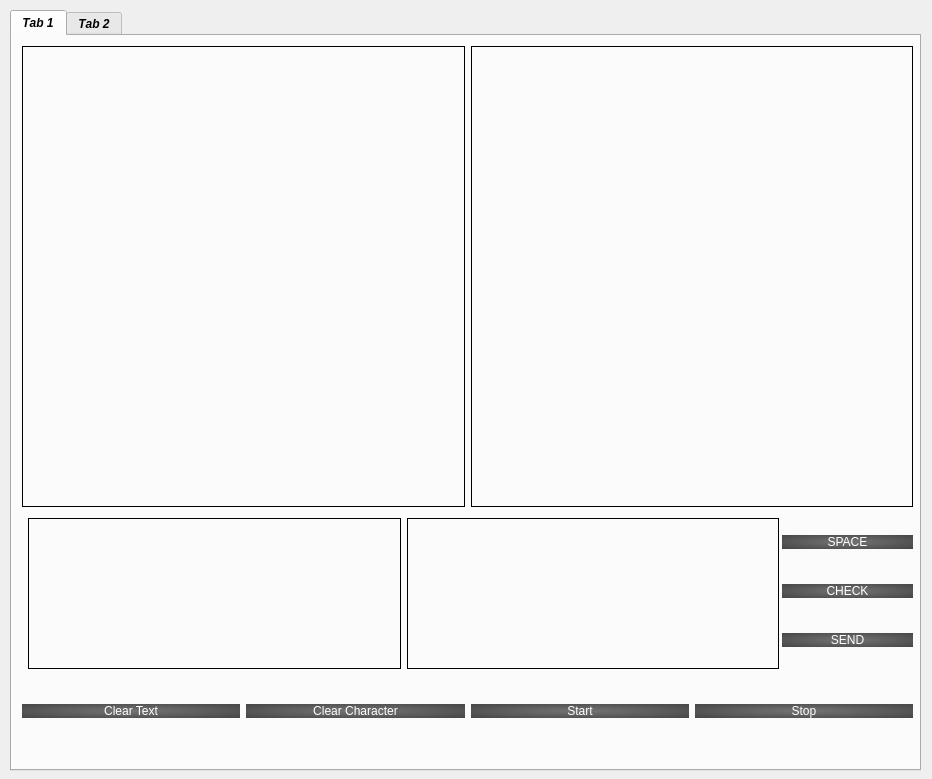
<?xml version="1.0" encoding="UTF-8"?>
<ui version="4.0">
 <class>MainWindow</class>
 <widget class="QMainWindow" name="MainWindow">
  <property name="geometry">
   <rect>
    <x>0</x>
    <y>0</y>
    <width>932</width>
    <height>779</height>
   </rect>
  </property>
  <property name="minimumSize">
   <size>
    <width>600</width>
    <height>400</height>
   </size>
  </property>
  <property name="windowTitle">
   <string>MainWindow</string>
  </property>
  <property name="styleSheet">
   <string notr="true"/>
  </property>
  <property name="animated">
   <bool>true</bool>
  </property>
  <widget class="QWidget" name="centralwidget">
   <widget class="QTabWidget" name="tabWidget">
    <property name="geometry">
     <rect>
      <x>10</x>
      <y>10</y>
      <width>911</width>
      <height>761</height>
     </rect>
    </property>
    <property name="font">
     <font>
      <italic>true</italic>
      <bold>true</bold>
      <underline>false</underline>
      <stylestrategy>PreferAntialias</stylestrategy>
      <kerning>false</kerning>
     </font>
    </property>
    <property name="mouseTracking">
     <bool>true</bool>
    </property>
    <property name="tabletTracking">
     <bool>true</bool>
    </property>
    <property name="inputMethodHints">
     <set>Qt::ImhNone</set>
    </property>
    <property name="tabPosition">
     <enum>QTabWidget::North</enum>
    </property>
    <property name="currentIndex">
     <number>0</number>
    </property>
    <property name="usesScrollButtons">
     <bool>true</bool>
    </property>
    <property name="tabsClosable">
     <bool>false</bool>
    </property>
    <property name="movable">
     <bool>true</bool>
    </property>
    <property name="tabBarAutoHide">
     <bool>true</bool>
    </property>
    <widget class="QWidget" name="tab">
     <attribute name="title">
      <string>Tab 1</string>
     </attribute>
     <widget class="QWidget" name="layoutWidget">
      <property name="geometry">
       <rect>
        <x>10</x>
        <y>640</y>
        <width>891</width>
        <height>71</height>
       </rect>
      </property>
      <layout class="QHBoxLayout" name="horizontalLayout">
       <item>
        <widget class="QPushButton" name="clear">
         <property name="styleSheet">
          <string notr="true">QPushButton {
                              background-color: qradialgradient(cx: 0.5, cy: 0.5, radius: 1, fx: 0.5, fy: 0.5, stop: 0 rgba(116, 116, 116), stop: 1 rgba(50, 50, 50));
                              border: 15px;
                              color: rgb(255, 255, 255);
                              font: 20pt &quot;Segoe MDL2 Assets&quot;;
                              border-radius: 10px;
                          }
                          QPushButton:pressed {
                              background-color: qradialgradient(cx: 0.5, cy: 0.5, radius: 1, fx: 0.5, fy: 0.5, stop: 0 rgba(50, 50, 50), stop: 1 rgba(116, 116, 116));
                          }</string>
         </property>
         <property name="text">
          <string>Clear Text</string>
         </property>
        </widget>
       </item>
       <item>
        <widget class="QPushButton" name="delete_2">
         <property name="styleSheet">
          <string notr="true">QPushButton {
                              background-color: qradialgradient(cx: 0.5, cy: 0.5, radius: 1, fx: 0.5, fy: 0.5, stop: 0 rgba(116, 116, 116), stop: 1 rgba(50, 50, 50));
                              border: 15px;
                              color: rgb(255, 255, 255);
                              font: 20pt &quot;Segoe MDL2 Assets&quot;;
                              border-radius: 10px;
                          }
                          QPushButton:pressed {
                              background-color: qradialgradient(cx: 0.5, cy: 0.5, radius: 1, fx: 0.5, fy: 0.5, stop: 0 rgba(50, 50, 50), stop: 1 rgba(116, 116, 116));
                          }</string>
         </property>
         <property name="text">
          <string>Clear Character</string>
         </property>
        </widget>
       </item>
       <item>
        <widget class="QPushButton" name="startcam">
         <property name="mouseTracking">
          <bool>true</bool>
         </property>
         <property name="tabletTracking">
          <bool>true</bool>
         </property>
         <property name="styleSheet">
          <string notr="true">QPushButton {
                              background-color: qradialgradient(cx: 0.5, cy: 0.5, radius: 1, fx: 0.5, fy: 0.5, stop: 0 rgba(116, 116, 116), stop: 1 rgba(50, 50, 50));
                              border: 15px;
                              color: rgb(255, 255, 255);
                              font: 20pt &quot;Segoe MDL2 Assets&quot;;
                              border-radius: 10px;
                          }
                          QPushButton:pressed {
                              background-color: qradialgradient(cx: 0.5, cy: 0.5, radius: 1, fx: 0.5, fy: 0.5, stop: 0 rgba(50, 50, 50), stop: 1 rgba(116, 116, 116));
                          }</string>
         </property>
         <property name="text">
          <string>Start</string>
         </property>
        </widget>
       </item>
       <item>
        <widget class="QPushButton" name="pausecam">
         <property name="styleSheet">
          <string notr="true">QPushButton {
                              background-color: qradialgradient(cx: 0.5, cy: 0.5, radius: 1, fx: 0.5, fy: 0.5, stop: 0 rgba(116, 116, 116), stop: 1 rgba(50, 50, 50));
                              border: 15px;
                              color: rgb(255, 255, 255);
                              font: 20pt &quot;Segoe MDL2 Assets&quot;;
                              border-radius: 10px;
                          }
                          QPushButton:pressed {
                              background-color: qradialgradient(cx: 0.5, cy: 0.5, radius: 1, fx: 0.5, fy: 0.5, stop: 0 rgba(50, 50, 50), stop: 1 rgba(116, 116, 116));
                          }</string>
         </property>
         <property name="text">
          <string>Stop</string>
         </property>
        </widget>
       </item>
      </layout>
     </widget>
     <widget class="QWidget" name="layoutWidget">
      <property name="geometry">
       <rect>
        <x>10</x>
        <y>10</y>
        <width>891</width>
        <height>461</height>
       </rect>
      </property>
      <layout class="QHBoxLayout" name="horizontalLayout_2">
       <item>
        <widget class="QLabel" name="camera1">
         <property name="frameShape">
          <enum>QFrame::Box</enum>
         </property>
         <property name="text">
          <string/>
         </property>
         <property name="scaledContents">
          <bool>false</bool>
         </property>
         <property name="alignment">
          <set>Qt::AlignCenter</set>
         </property>
        </widget>
       </item>
       <item>
        <widget class="QLabel" name="camera2">
         <property name="frameShape">
          <enum>QFrame::Box</enum>
         </property>
         <property name="text">
          <string/>
         </property>
         <property name="scaledContents">
          <bool>false</bool>
         </property>
         <property name="alignment">
          <set>Qt::AlignCenter</set>
         </property>
        </widget>
       </item>
      </layout>
     </widget>
     <widget class="QWidget" name="layoutWidget">
      <property name="geometry">
       <rect>
        <x>16</x>
        <y>482</y>
        <width>751</width>
        <height>151</height>
       </rect>
      </property>
      <layout class="QHBoxLayout" name="horizontalLayout_3">
       <item>
        <widget class="QLabel" name="text1">
         <property name="font">
          <font>
           <family>Segoe UI</family>
           <pointsize>16</pointsize>
           <italic>false</italic>
           <bold>false</bold>
           <underline>false</underline>
           <stylestrategy>PreferAntialias</stylestrategy>
           <kerning>false</kerning>
          </font>
         </property>
         <property name="layoutDirection">
          <enum>Qt::LeftToRight</enum>
         </property>
         <property name="locale">
          <locale language="English" country="UnitedArabEmirates"/>
         </property>
         <property name="frameShape">
          <enum>QFrame::Box</enum>
         </property>
         <property name="text">
          <string/>
         </property>
        </widget>
       </item>
       <item>
        <widget class="QLabel" name="text2">
         <property name="font">
          <font>
           <family>Segoe UI</family>
           <pointsize>16</pointsize>
           <italic>false</italic>
           <bold>false</bold>
           <underline>false</underline>
           <stylestrategy>PreferAntialias</stylestrategy>
           <kerning>false</kerning>
          </font>
         </property>
         <property name="layoutDirection">
          <enum>Qt::LeftToRight</enum>
         </property>
         <property name="locale">
          <locale language="English" country="UnitedArabEmirates"/>
         </property>
         <property name="frameShape">
          <enum>QFrame::Box</enum>
         </property>
         <property name="text">
          <string/>
         </property>
        </widget>
       </item>
      </layout>
     </widget>
     <widget class="QWidget" name="layoutWidget">
      <property name="geometry">
       <rect>
        <x>770</x>
        <y>470</y>
        <width>131</width>
        <height>171</height>
       </rect>
      </property>
      <layout class="QVBoxLayout" name="verticalLayout">
       <item>
        <widget class="QPushButton" name="space">
         <property name="styleSheet">
          <string notr="true">QPushButton {
                              background-color: qradialgradient(cx: 0.5, cy: 0.5, radius: 1, fx: 0.5, fy: 0.5, stop: 0 rgba(116, 116, 116), stop: 1 rgba(50, 50, 50));
                              border: 15px;
                              color: rgb(255, 255, 255);
                              font: 20pt &quot;Segoe MDL2 Assets&quot;;
                              border-radius: 10px;
                          }
                          QPushButton:pressed {
                              background-color: qradialgradient(cx: 0.5, cy: 0.5, radius: 1, fx: 0.5, fy: 0.5, stop: 0 rgba(50, 50, 50), stop: 1 rgba(116, 116, 116));
                          }</string>
         </property>
         <property name="text">
          <string>SPACE</string>
         </property>
        </widget>
       </item>
       <item>
        <widget class="QPushButton" name="check">
         <property name="styleSheet">
          <string notr="true">QPushButton {
                              background-color: qradialgradient(cx: 0.5, cy: 0.5, radius: 1, fx: 0.5, fy: 0.5, stop: 0 rgba(116, 116, 116), stop: 1 rgba(50, 50, 50));
                              border: 15px;
                              color: rgb(255, 255, 255);
                              font: 20pt &quot;Segoe MDL2 Assets&quot;;
                              border-radius: 10px;
                          }
                          QPushButton:pressed {
                              background-color: qradialgradient(cx: 0.5, cy: 0.5, radius: 1, fx: 0.5, fy: 0.5, stop: 0 rgba(50, 50, 50), stop: 1 rgba(116, 116, 116));
                          }</string>
         </property>
         <property name="text">
          <string>CHECK</string>
         </property>
        </widget>
       </item>
       <item>
        <widget class="QPushButton" name="send">
         <property name="styleSheet">
          <string notr="true">QPushButton {
                              background-color: qradialgradient(cx: 0.5, cy: 0.5, radius: 1, fx: 0.5, fy: 0.5, stop: 0 rgba(116, 116, 116), stop: 1 rgba(50, 50, 50));
                              border: 15px;
                              color: rgb(255, 255, 255);
                              font: 20pt &quot;Segoe MDL2 Assets&quot;;
                              border-radius: 10px;
                          }
                          QPushButton:pressed {
                              background-color: qradialgradient(cx: 0.5, cy: 0.5, radius: 1, fx: 0.5, fy: 0.5, stop: 0 rgba(50, 50, 50), stop: 1 rgba(116, 116, 116));
                          }</string>
         </property>
         <property name="text">
          <string>SEND</string>
         </property>
        </widget>
       </item>
      </layout>
     </widget>
    </widget>
    <widget class="QWidget" name="tab_2">
     <attribute name="title">
      <string>Tab 2</string>
     </attribute>
     <widget class="QLabel" name="img_label">
      <property name="geometry">
       <rect>
        <x>10</x>
        <y>10</y>
        <width>421</width>
        <height>441</height>
       </rect>
      </property>
      <property name="frameShape">
       <enum>QFrame::Box</enum>
      </property>
      <property name="text">
       <string>Image</string>
      </property>
     </widget>
     <widget class="QLabel" name="text_2">
      <property name="geometry">
       <rect>
        <x>10</x>
        <y>460</y>
        <width>891</width>
        <height>121</height>
       </rect>
      </property>
      <property name="styleSheet">
       <string notr="true">font: 11pt &quot;MS Shell Dlg 2&quot;;</string>
      </property>
      <property name="frameShape">
       <enum>QFrame::Box</enum>
      </property>
      <property name="text">
       <string>Text</string>
      </property>
     </widget>
     <widget class="QLabel" name="img_label_2">
      <property name="geometry">
       <rect>
        <x>460</x>
        <y>10</y>
        <width>441</width>
        <height>441</height>
       </rect>
      </property>
      <property name="frameShape">
       <enum>QFrame::Box</enum>
      </property>
      <property name="text">
       <string>Image</string>
      </property>
     </widget>
     <widget class="QSplitter" name="splitter">
      <property name="geometry">
       <rect>
        <x>10</x>
        <y>600</y>
        <width>881</width>
        <height>24</height>
       </rect>
      </property>
      <property name="orientation">
       <enum>Qt::Horizontal</enum>
      </property>
      <widget class="QPushButton" name="record_button">
       <property name="text">
        <string>Start Record</string>
       </property>
      </widget>
      <widget class="QPushButton" name="stop_record_button">
       <property name="text">
        <string>Stop Record</string>
       </property>
      </widget>
      <widget class="QPushButton" name="send_video">
       <property name="text">
        <string>Send Video</string>
       </property>
      </widget>
      <widget class="QPushButton" name="play_video">
       <property name="text">
        <string>Play Video</string>
       </property>
      </widget>
     </widget>
    </widget>
   </widget>
  </widget>
 </widget>
 <resources/>
 <connections/>
</ui>
